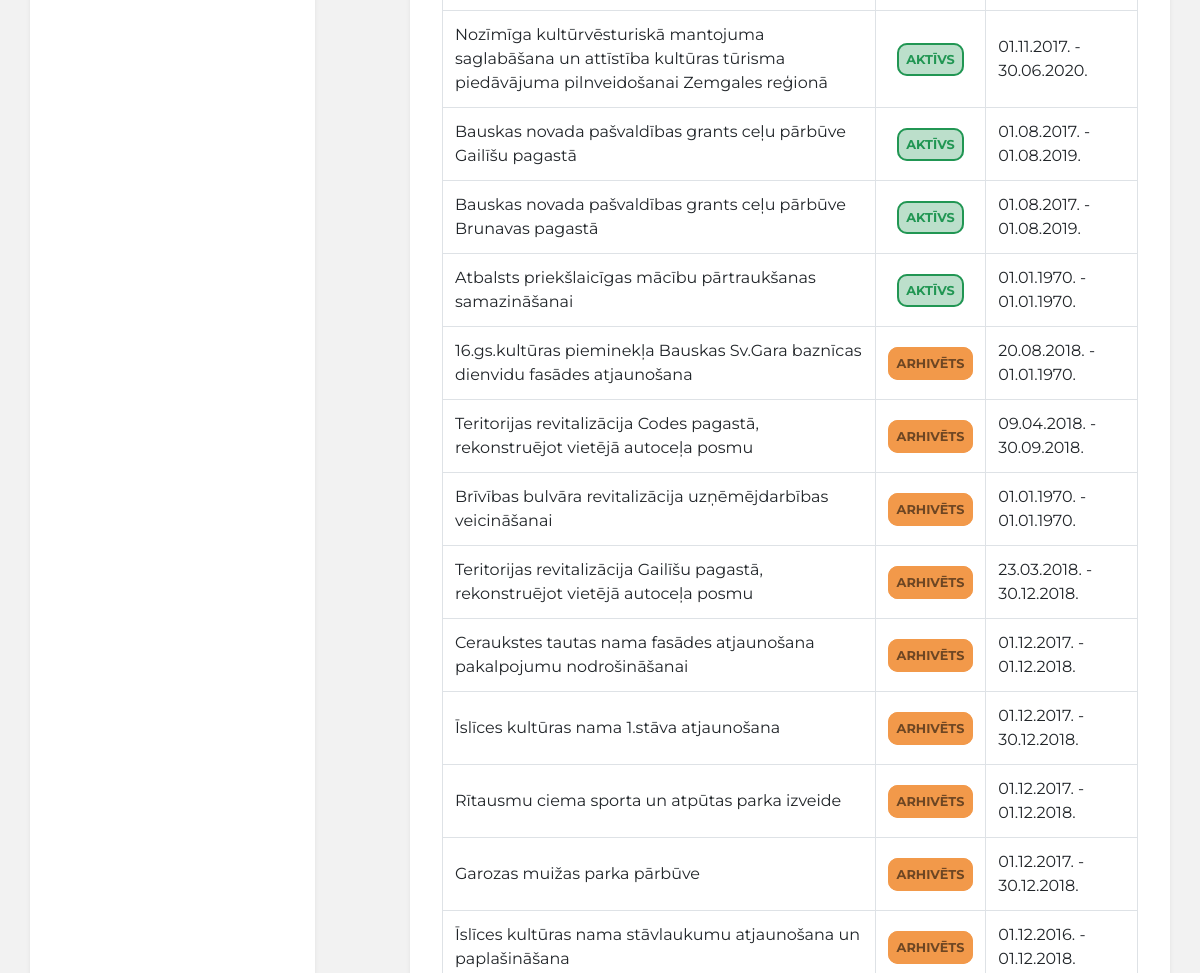
Before: / (middle part) with the older database file.
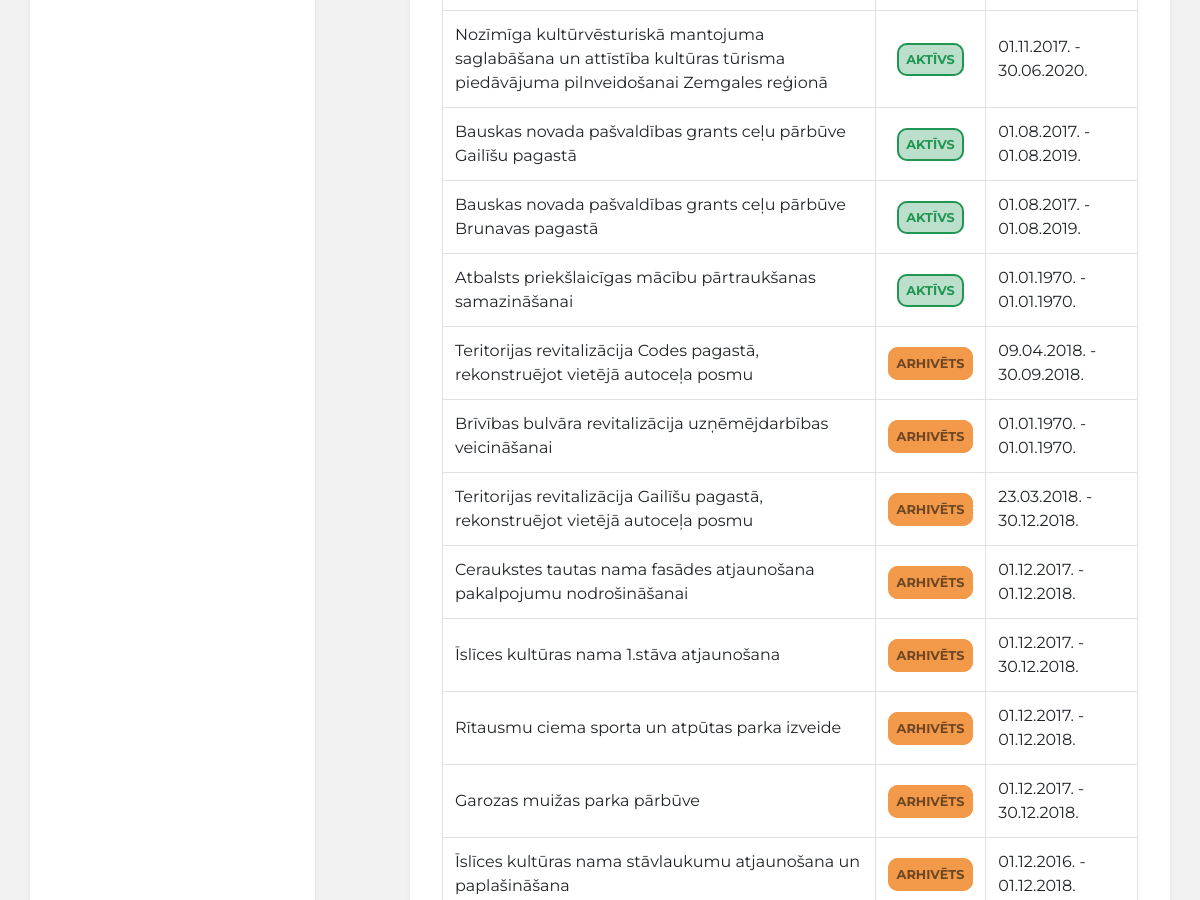
After: the same page with the newer database file.
### tables this page shows
CREATE TABLE IF NOT EXISTS `projekti` (
  `ID` int(11) NOT NULL AUTO_INCREMENT,
  `Name` text NOT NULL,
  `Financer` text NOT NULL,
  `Status` text NOT NULL,
  `Category` text,
  `Number` text,
  `SAM` text,
  `Budget` bigint(11) DEFAULT NULL,
  `Purpose` text,
  `Activities` text,
  `StartDate` date DEFAULT NULL,
  `FinishDate` date DEFAULT NULL,
  `CoordinatorName` text,
  `CoordinatorContacts` text,
  `CoordinatorEmail` text,
  `BudgetSpent` bigint(11) DEFAULT '0',
  `Entry` datetime NOT NULL DEFAULT CURRENT_TIMESTAMP,
  PRIMARY KEY (`ID`),
  KEY `ID` (`ID`)
);

### functions/function.php (called while the page is built, shortened)
<?php
  require_once "connect.php";
  function getProjects($id) {
    global $mysqli;
    if($id){
      $query = "SELECT * FROM projekti WHERE ID = ".$id;
    } else {
      $query = "SELECT * FROM projekti";
    }
    $result = mysqli_query($mysqli, $query);
    if(!$id){
      return resultToArray($result);
    }else{
      return mysqli_fetch_assoc($result);
    };
  };
  function resultToArray($result){
    $array = array();
    while ($row = mysqli_fetch_assoc($result)) {
      $array[] = $row;
    };
    return $array;
  }
 ?>

### index.php (the view, shortened to what this page needs)
<!DOCTYPE html>
<html>
	<head>
		<link rel="stylesheet" href="https://stackpath.bootstrapcdn.com/bootstrap/4.3.1/css/bootstrap.min.css">
		<link rel="stylesheet" href="style.css">
		<?php
			require_once "functions/function.php";
			$projects = getProjects("");
		?>
	</head>
	<body>
		<div class="container">
			<div class="row">
				<div class="col-md-3 shadow-sm p-3 mb-5 bg-white rounded no-margin">
				</div>
				<div class="col-md-8 offset-md-1 shadow-sm p-3 mb-5 bg-white rounded table-column">
					<div class="table-responsive-sm">
						<table class="table table-bordered table-hover">
							<?php
								for ($i = 0; $i<count($projects); $i++){
									echo "<tr class='entry' data-href='/individualAbout.php?id=".$projects[$i]["ID"]."'>";
									echo "<td class='align-middle'>", $projects[$i]["Name"], "</td>";
									switch ($projects[$i]["Status"]) {
										case 'Aktīvs':
											$background = "rgb(33, 150, 83, 0.3)";
											$border = "#219653";
											$color = "#219653";
											break;
										case 'Arhivēts':
											$background = "#F2994A";
											$border = "#F2994A";
											$color = "#6D4623";
											break;
									}
									echo "<td class='project-status align-middle text-center'><span class='status-text' style='background:" . $background . "; border: 2px solid " . $border . "; color: " . $color . "'>".$projects[$i]["Status"]."</span></td>";
									echo "<td class='align-middle'>".date("d.m.Y.", strtotime($projects[$i]["StartDate"])), " - ", date("d.m.Y.", strtotime($projects[$i]["FinishDate"])),"</td>";
									echo "</tr>";
								};
							?>
						</table>
					</div>
				</div>
			</div>
		</div>
	</body>
</html>

### style.css (style rules this page uses)
html, body { margin: 0; background: #F2F2F2; font-family: 'Montserrat', sans-serif; }
.table-column { padding: 2rem !important; }
td { cursor: pointer; }
.status-text { border-radius: 10px; font-size: 0.8rem; font-weight: bold; padding: 7px; text-transform: uppercase; }
.no-margin { padding: 0!important; }

Changed rows visible on the page:
removed projekti: Name "16.gs.kultūras pieminekļa Bauskas Sv.Gara baznīcas dienvidu fasādes atjaunošana", Status "ARHIVĒTS", StartDate "20.08.2018.", FinishDate "01.01.1970."
